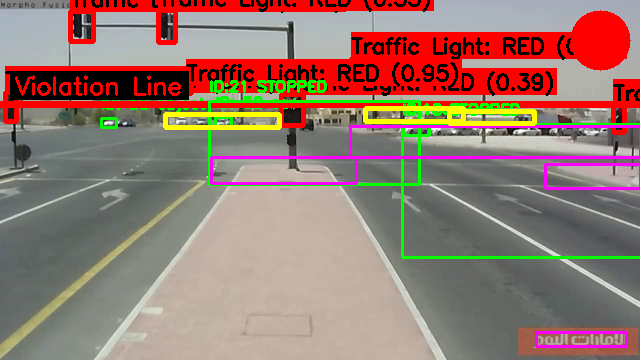
#> input picture qt_app_pyside1/debug_crosswalk_group.png, 640 x 360 px
$ python -i red_light_violation_pipeline.py   (imports and definitions only)
#> lines starting #> are read from the running program, lines starting #| are printed output that depends on the picture; after the words box and inside, x2 and y2 are one past the last pixel; in counts of white or black regions, pixels touching at a corner belong together
#> further down, picture is the input picture: shape (360, 640, 3); mean B, G, R 111.7, 121.1, 150.9
"""
Red Light Violation Detection Pipeline (Traditional CV, Rule-Based)
Integrates with detection and violation modules.
"""
import cv2
import numpy as np

class RedLightViolationPipeline:
    """
    Pipeline for detecting red light violations using computer vision.
    Integrates traffic light detection and vehicle tracking to identify violations.
    """
    def __init__(self, debug=False):
        """
        Initialize the pipeline.

        Args:
            debug (bool): If True, enables debug output for tracking and violation detection.
        """
        self.track_history = {}  # track_id -> list of (center, frame_idx)
        self.violation_events = []
        self.violation_line_y = None
        self.debug = debug
        self.last_known_light = 'unknown'

    def detect_violation_line(self, frame, traffic_light_bbox=None, crosswalk_bbox=None):
        """
        Detect the violation line (stop line or crosswalk) in the frame.
        Uses multiple approaches to find the most reliable stop line.

        Args:
            frame: Input video frame
            traffic_light_bbox: Optional bbox of detected traffic light [x1, y1, x2, y2]
            crosswalk_bbox: Optional bbox of detected crosswalk [x1, y1, x2, y2]

        Returns:
            y-coordinate of the violation line
        """
        # Method 1: Use provided crosswalk if available
        if crosswalk_bbox is not None and len(crosswalk_bbox) == 4:
            self.violation_line_y = int(crosswalk_bbox[1]) - 15  # 15px before crosswalk
            if self.debug:
                print(f"Using provided crosswalk bbox, line_y={self.violation_line_y}")
            return self.violation_line_y

        # Method 2: Try to detect stop lines/crosswalk stripes
        height, width = frame.shape[:2]
#> height = 360; width = 640
        roi_height = int(height * 0.4)  # Look at bottom 40% of image for stop lines
#> roi_height = 144
        roi_y = height - roi_height
#> roi_y = 216
        roi = frame[roi_y:height, 0:width]
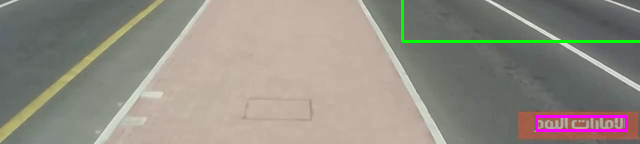
#> roi: shape (144, 640, 3); mean B, G, R 131.6, 141.4, 145.7

        # Convert to grayscale
        gray = cv2.cvtColor(roi, cv2.COLOR_BGR2GRAY)
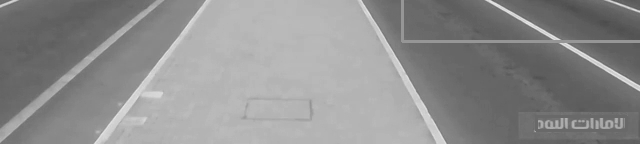
#> gray: shape (144, 640); min 75, max 231, mean 141.5

        # Apply adaptive thresholding to handle varying lighting conditions
        binary = cv2.adaptiveThreshold(
            gray, 255, cv2.ADAPTIVE_THRESH_GAUSSIAN_C,
            cv2.THRESH_BINARY, 15, -2
        )
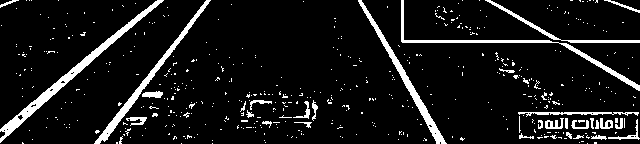
#> binary: shape (144, 640); 8.8% white; 503 white regions (471 under 20 px), largest, box (x1, y1, x2, y2) and area: (0, 0, 164, 143) 1530, (94, 0, 211, 144) 1021, (358, 0, 447, 144) 1003

        # Enhance horizontal lines
        kernel = cv2.getStructuringElement(cv2.MORPH_RECT, (15, 1))
        processed = cv2.morphologyEx(binary, cv2.MORPH_CLOSE, kernel)
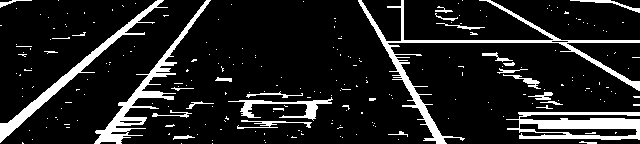
#> processed: shape (144, 640); 12.5% white; 235 white regions (205 under 20 px)

        # Find contours
        contours, _ = cv2.findContours(processed, cv2.RETR_EXTERNAL, cv2.CHAIN_APPROX_SIMPLE)
#> contours = 233 contours, 212 with area under 20; largest, box (x1, y1, x2, y2) and area: (506, 112, 640, 140) 2406, (358, 0, 640, 144) 2116, (94, 0, 211, 144) 1636, (0, 0, 168, 143) 1466, (228, 97, 333, 121) 461

        # Filter contours based on width, aspect ratio, and location
        stop_line_candidates = []
        for cnt in contours:
            x, y, w, h = cv2.boundingRect(cnt)
            aspect_ratio = w / max(h, 1)
            normalized_width = w / width

            # Good stop line: wide, thin, in lower part of ROI
            if (aspect_ratio > 5 and
                normalized_width > 0.3 and
                h < 15 and
                y > roi_height * 0.5):
                # y coordinate in full frame
                abs_y = y + roi_y
                stop_line_candidates.append((abs_y, w))
#> this loop made 233 passes
#> (x, y, w, h, aspect_ratio, normalized_width) on passes 1 to 3: (212, 143, 1, 1, 1, 0.00156), (181, 143, 1, 1, 1, 0.00156), (265, 142, 1, 1, 1, 0.00156)
#> after the loop, stop_line_candidates = []

        # Choose best stop line based on width and position
        if stop_line_candidates:
            # Sort by width (largest first)
            stop_line_candidates.sort(key=lambda x: x[1], reverse=True)
            self.violation_line_y = stop_line_candidates[0][0]
            if self.debug:
                print(f"Found stop line with CV, line_y={self.violation_line_y}")
            return self.violation_line_y

        # Method 3: If traffic light is detected, place line at reasonable distance
        if traffic_light_bbox is not None:
            # Position violation line at a reasonable distance from traffic light
            # Typically stop lines are below traffic lights
            traffic_light_bottom = traffic_light_bbox[3]
            traffic_light_height = traffic_light_bbox[3] - traffic_light_bbox[1]

            # Place line at approximately 4-6 times the height of traffic light below it
            estimated_distance = min(5 * traffic_light_height, height * 0.3)
            self.violation_line_y = min(int(traffic_light_bottom + estimated_distance), height - 20)

            if self.debug:
                print(f"Estimated line from traffic light position, line_y={self.violation_line_y}")
            return self.violation_line_y

        # Method 4: Fallback to fixed position in frame
        self.violation_line_y = int(height * 0.75)  # Lower 1/4 of the frame
#> self.violation_line_y = 270
        if self.debug:
            print(f"Using fallback position, line_y={self.violation_line_y}")

        return self.violation_line_y

    # [290 lines left out: functions detect_traffic_light_color, update_tracks, is_moving_forward, check_violations, draw_debug, reset, not called in this run]

>>> import cv2
>>> picture = cv2.imread('qt_app_pyside1/debug_crosswalk_group.png')
>>> result = RedLightViolationPipeline().detect_violation_line(picture)
#> result = 270
